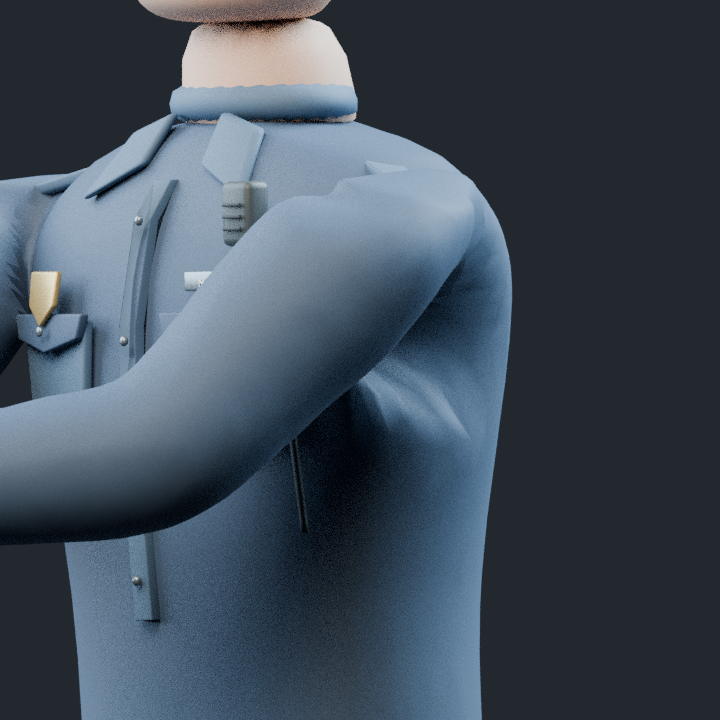
#> input picture SignalDebt/Blender/Renders/UpperBodyAudit/Attachment_LeftFront.png, 720 x 720 px, given in place of PatrolLow_Front.png, which was not available
$ python assemble_body_review_proofs.py
#> lines starting #> are read from the running program, lines starting #| are printed output that depends on the picture; pictures that were not available may be replaced by others from this repository, and a replacement may not be noted
"""Assemble labeled actual Blender renders; no generated or repainted character pixels."""
from pathlib import Path
from PIL import Image,ImageDraw,ImageFont
import hashlib,json
ROOT=Path(__file__).resolve().parents[1];OUT=ROOT/'Blender/Renders/UpperBodyAudit'
font_path='/usr/share/fonts/truetype/dejavu/DejaVuSans.ttf'
font=ImageFont.truetype(font_path,21);small=ImageFont.truetype(font_path,16);heading=ImageFont.truetype(font_path,30)
views=['Front','Side','Top','Rear'];rows=[('PatrolLow','Patrol · low ready'),('PatrolAim','Patrol · raised'),('SWATContact','SWAT · kick contact')]
canvas=Image.new('RGB',(1440,1270),(19,27,33));draw=ImageDraw.Draw(canvas);draw.text((24,18),'SIGNAL DEBT / actual mesh review',font=heading,fill=(226,237,237));draw.text((24,55),'Blender source views · shoulders, elbows, wrists and fitted equipment',font=small,fill=(161,189,192))
#> after `canvas = Image.new('RGB', (1440, 1270), (19, 27, 33))`:
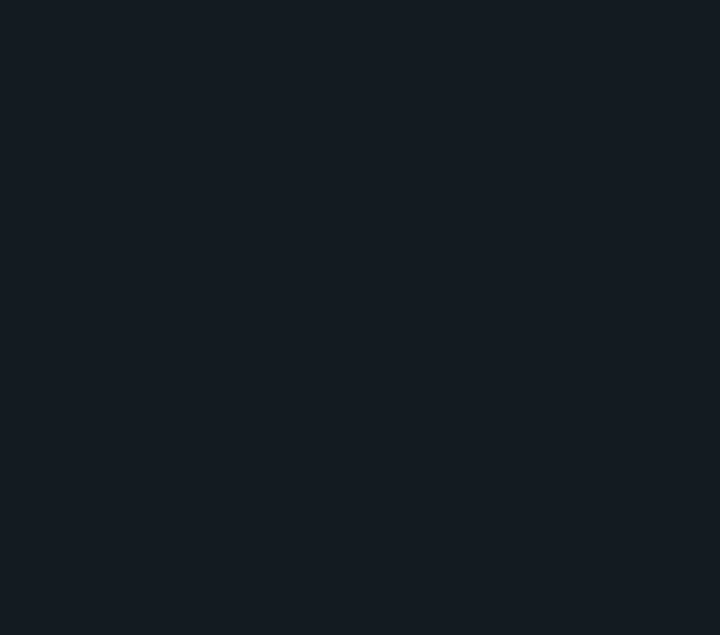
#> canvas: PIL image 1440x1270 RGB (shown at 1/2 size); mean R, G, B 19, 27, 33
files=[]
for row,(prefix,title) in enumerate(rows):
 for col,view in enumerate(views):
  path=OUT/f'{prefix}_{view}.png';im=Image.open(path).convert('RGB');im.thumbnail((350,350));x=col*360+5;y=88+row*392
  canvas.paste(im,(x,y+31));draw.text((x+5,y),f'{title} / {view.lower()}',font=small,fill=(207,223,225));files.append(path)
#> after `canvas.paste(im, (x, y + 31))`:
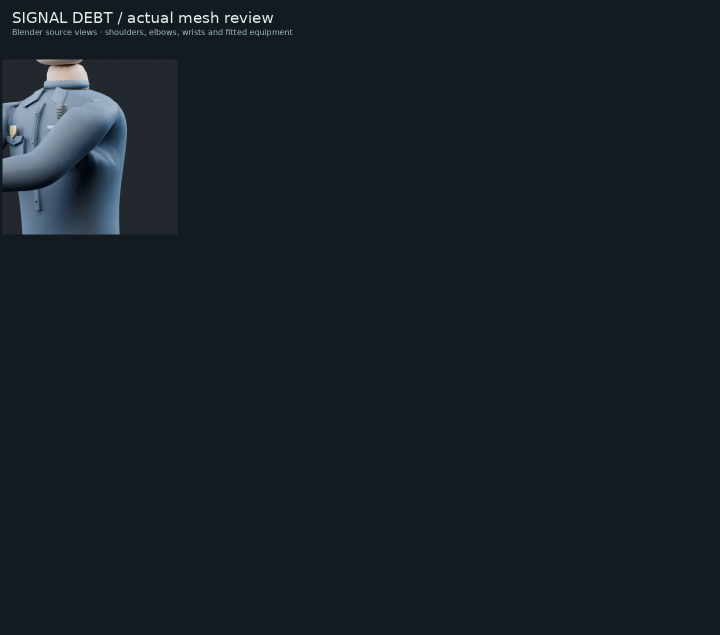
#> canvas: PIL image 1440x1270 RGB (shown at 1/2 size); mean R, G, B 22.6, 30.9, 37.3
#> pass 2 of the loop `for row,(prefix,title) in enumerate(rows):`:
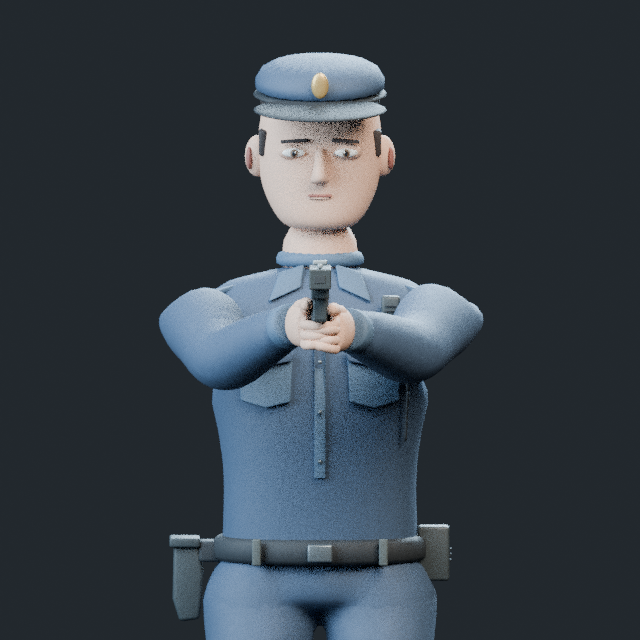
#> input picture SignalDebt/Blender/Renders/UpperBodyAudit/PatrolAim_Front.png, 640 x 640 px
#> im: PIL image 640x640 RGB
#> im: PIL image 350x350 RGB
#> `canvas.paste(im, (x, y + 31))`:
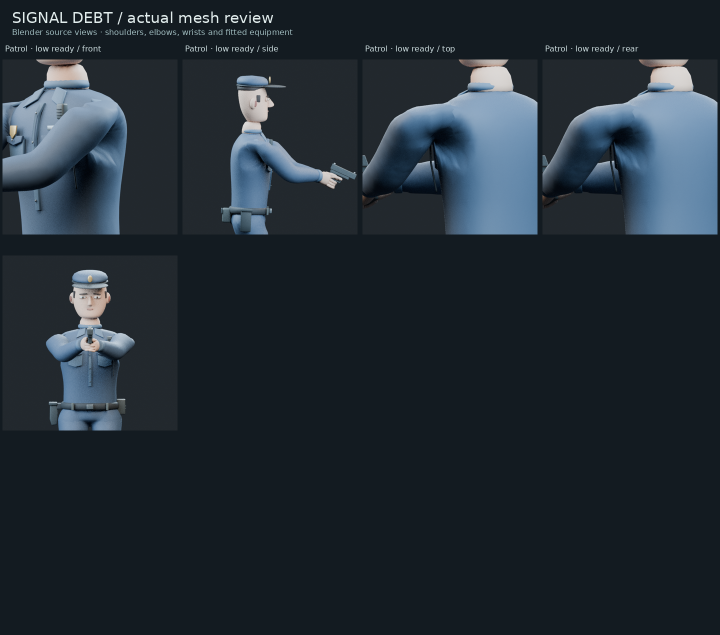
#> canvas: PIL image 1440x1270 RGB (shown at 1/2 size); mean R, G, B 34.3, 44.3, 52.5
#> (the run stopped early here; a loop or call above may not have finished)
